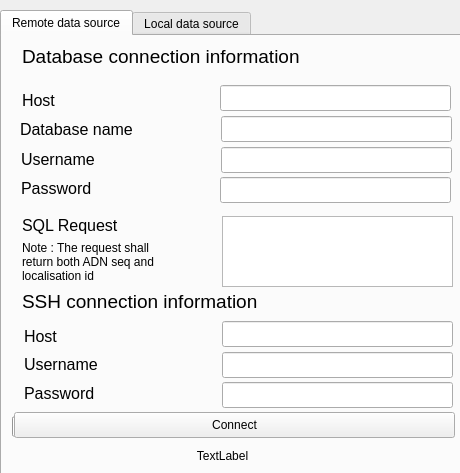
<?xml version="1.0" encoding="UTF-8"?>
<ui version="4.0">
 <class>MainWindow</class>
 <widget class="QMainWindow" name="MainWindow">
  <property name="geometry">
   <rect>
    <x>0</x>
    <y>0</y>
    <width>460</width>
    <height>473</height>
   </rect>
  </property>
  <property name="minimumSize">
   <size>
    <width>460</width>
    <height>450</height>
   </size>
  </property>
  <property name="maximumSize">
   <size>
    <width>460</width>
    <height>600</height>
   </size>
  </property>
  <property name="windowTitle">
   <string>Mega Machine Evolution - Connection</string>
  </property>
  <widget class="QWidget" name="centralWidget">
   <widget class="QTabWidget" name="tabWidget">
    <property name="geometry">
     <rect>
      <x>0</x>
      <y>10</y>
      <width>461</width>
      <height>471</height>
     </rect>
    </property>
    <property name="currentIndex">
     <number>0</number>
    </property>
    <widget class="QWidget" name="tab">
     <attribute name="title">
      <string>Remote data source</string>
     </attribute>
     <widget class="QLabel" name="label_7">
      <property name="enabled">
       <bool>true</bool>
      </property>
      <property name="geometry">
       <rect>
        <x>22</x>
        <y>348</y>
        <width>161</width>
        <height>18</height>
       </rect>
      </property>
      <property name="font">
       <font>
        <pointsize>12</pointsize>
       </font>
      </property>
      <property name="text">
       <string>Password</string>
      </property>
     </widget>
     <widget class="QLabel" name="label_6">
      <property name="enabled">
       <bool>true</bool>
      </property>
      <property name="geometry">
       <rect>
        <x>22</x>
        <y>319</y>
        <width>121</width>
        <height>18</height>
       </rect>
      </property>
      <property name="font">
       <font>
        <pointsize>12</pointsize>
       </font>
      </property>
      <property name="text">
       <string>Username</string>
      </property>
     </widget>
     <widget class="QLabel" name="label_8">
      <property name="enabled">
       <bool>true</bool>
      </property>
      <property name="geometry">
       <rect>
        <x>22</x>
        <y>291</y>
        <width>101</width>
        <height>18</height>
       </rect>
      </property>
      <property name="font">
       <font>
        <pointsize>12</pointsize>
       </font>
      </property>
      <property name="text">
       <string>Host</string>
      </property>
     </widget>
     <widget class="QProgressBar" name="pgbDownload">
      <property name="geometry">
       <rect>
        <x>10</x>
        <y>380</y>
        <width>441</width>
        <height>21</height>
       </rect>
      </property>
      <property name="value">
       <number>0</number>
      </property>
     </widget>
     <widget class="QLabel" name="label">
      <property name="geometry">
       <rect>
        <x>20</x>
        <y>55</y>
        <width>101</width>
        <height>18</height>
       </rect>
      </property>
      <property name="font">
       <font>
        <pointsize>12</pointsize>
       </font>
      </property>
      <property name="text">
       <string>Host</string>
      </property>
     </widget>
     <widget class="QLabel" name="label_3">
      <property name="geometry">
       <rect>
        <x>18</x>
        <y>84</y>
        <width>191</width>
        <height>18</height>
       </rect>
      </property>
      <property name="font">
       <font>
        <pointsize>12</pointsize>
       </font>
      </property>
      <property name="text">
       <string>Database name</string>
      </property>
     </widget>
     <widget class="QLabel" name="lblInfo">
      <property name="geometry">
       <rect>
        <x>0</x>
        <y>410</y>
        <width>441</width>
        <height>20</height>
       </rect>
      </property>
      <property name="layoutDirection">
       <enum>Qt::LeftToRight</enum>
      </property>
      <property name="text">
       <string>TextLabel</string>
      </property>
      <property name="alignment">
       <set>Qt::AlignCenter</set>
      </property>
     </widget>
     <widget class="QLineEdit" name="txtDBUsername">
      <property name="geometry">
       <rect>
        <x>219</x>
        <y>111</y>
        <width>231</width>
        <height>26</height>
       </rect>
      </property>
     </widget>
     <widget class="QLabel" name="label_9">
      <property name="geometry">
       <rect>
        <x>20</x>
        <y>255</y>
        <width>441</width>
        <height>20</height>
       </rect>
      </property>
      <property name="font">
       <font>
        <pointsize>14</pointsize>
       </font>
      </property>
      <property name="text">
       <string>SSH connection information</string>
      </property>
     </widget>
     <widget class="QLabel" name="label_5">
      <property name="geometry">
       <rect>
        <x>19</x>
        <y>143</y>
        <width>161</width>
        <height>18</height>
       </rect>
      </property>
      <property name="font">
       <font>
        <pointsize>12</pointsize>
       </font>
      </property>
      <property name="text">
       <string>Password</string>
      </property>
     </widget>
     <widget class="QLineEdit" name="txtSSHHost">
      <property name="enabled">
       <bool>true</bool>
      </property>
      <property name="geometry">
       <rect>
        <x>220</x>
        <y>285</y>
        <width>231</width>
        <height>26</height>
       </rect>
      </property>
      <property name="accessibleName">
       <string/>
      </property>
      <property name="readOnly">
       <bool>false</bool>
      </property>
     </widget>
     <widget class="QLineEdit" name="txtDBName">
      <property name="geometry">
       <rect>
        <x>219</x>
        <y>80</y>
        <width>231</width>
        <height>26</height>
       </rect>
      </property>
     </widget>
     <widget class="QLabel" name="label_4">
      <property name="geometry">
       <rect>
        <x>19</x>
        <y>114</y>
        <width>191</width>
        <height>18</height>
       </rect>
      </property>
      <property name="font">
       <font>
        <pointsize>12</pointsize>
       </font>
      </property>
      <property name="text">
       <string>Username</string>
      </property>
     </widget>
     <widget class="QLineEdit" name="txtDBPassword">
      <property name="geometry">
       <rect>
        <x>218</x>
        <y>141</y>
        <width>231</width>
        <height>26</height>
       </rect>
      </property>
     </widget>
     <widget class="QLineEdit" name="txtSSHUsername">
      <property name="enabled">
       <bool>true</bool>
      </property>
      <property name="geometry">
       <rect>
        <x>220</x>
        <y>316</y>
        <width>231</width>
        <height>26</height>
       </rect>
      </property>
     </widget>
     <widget class="QLineEdit" name="txtDBHost">
      <property name="geometry">
       <rect>
        <x>218</x>
        <y>49</y>
        <width>231</width>
        <height>26</height>
       </rect>
      </property>
     </widget>
     <widget class="QLineEdit" name="txtSSHPassword">
      <property name="enabled">
       <bool>true</bool>
      </property>
      <property name="geometry">
       <rect>
        <x>220</x>
        <y>346</y>
        <width>231</width>
        <height>26</height>
       </rect>
      </property>
     </widget>
     <widget class="QPushButton" name="btnConnect">
      <property name="geometry">
       <rect>
        <x>12</x>
        <y>376</y>
        <width>441</width>
        <height>26</height>
       </rect>
      </property>
      <property name="text">
       <string>Connect</string>
      </property>
     </widget>
     <widget class="QLabel" name="label_2">
      <property name="geometry">
       <rect>
        <x>20</x>
        <y>10</y>
        <width>431</width>
        <height>20</height>
       </rect>
      </property>
      <property name="font">
       <font>
        <pointsize>14</pointsize>
       </font>
      </property>
      <property name="text">
       <string>Database connection information</string>
      </property>
     </widget>
     <widget class="QLabel" name="label_11">
      <property name="geometry">
       <rect>
        <x>20</x>
        <y>180</y>
        <width>161</width>
        <height>18</height>
       </rect>
      </property>
      <property name="font">
       <font>
        <pointsize>12</pointsize>
       </font>
      </property>
      <property name="text">
       <string>SQL Request</string>
      </property>
     </widget>
     <widget class="QTextEdit" name="sqlRequest">
      <property name="geometry">
       <rect>
        <x>220</x>
        <y>180</y>
        <width>231</width>
        <height>71</height>
       </rect>
      </property>
     </widget>
     <widget class="QLabel" name="label_12">
      <property name="geometry">
       <rect>
        <x>20</x>
        <y>200</y>
        <width>161</width>
        <height>51</height>
       </rect>
      </property>
      <property name="text">
       <string notr="true">Note : The request shall return both ADN seq and localisation id</string>
      </property>
      <property name="wordWrap">
       <bool>true</bool>
      </property>
     </widget>
    </widget>
    <widget class="QWidget" name="tab_2">
     <attribute name="title">
      <string>Local data source</string>
     </attribute>
     <widget class="QLabel" name="label_10">
      <property name="geometry">
       <rect>
        <x>5</x>
        <y>6</y>
        <width>441</width>
        <height>111</height>
       </rect>
      </property>
      <property name="text">
       <string>Important, the file content most be formed like this : 
 sequence;result 
 sequence;result 
 sequence;result 
 ...</string>
      </property>
     </widget>
     <widget class="QPushButton" name="btnBrowse">
      <property name="geometry">
       <rect>
        <x>130</x>
        <y>117</y>
        <width>201</width>
        <height>26</height>
       </rect>
      </property>
      <property name="text">
       <string>Browse file data</string>
      </property>
     </widget>
     <widget class="QLabel" name="lblFileInfo">
      <property name="geometry">
       <rect>
        <x>6</x>
        <y>150</y>
        <width>441</width>
        <height>91</height>
       </rect>
      </property>
      <property name="text">
       <string>Date file information : 
 Filename : - 
 Size : - 
 Path : -</string>
      </property>
      <property name="scaledContents">
       <bool>false</bool>
      </property>
     </widget>
     <widget class="QPushButton" name="btnContinue">
      <property name="geometry">
       <rect>
        <x>130</x>
        <y>260</y>
        <width>201</width>
        <height>26</height>
       </rect>
      </property>
      <property name="text">
       <string>Continue</string>
      </property>
     </widget>
    </widget>
   </widget>
  </widget>
 </widget>
 <layoutdefault spacing="6" margin="11"/>
 <resources/>
 <connections/>
</ui>
